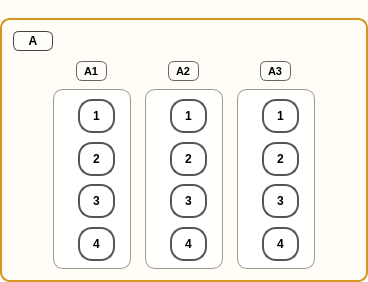
                          <widget class="QGroupBox" name="groupZoneA">
                           <property name="sizePolicy">
                            <sizepolicy hsizetype="Expanding" vsizetype="Preferred">
                             <horstretch>0</horstretch>
                             <verstretch>0</verstretch>
                            </sizepolicy>
                           </property>
                           <property name="styleSheet">
                            <string>QGroupBox{border:2px solid #d29922;border-radius:10px;margin-top:18px;background:#fffdf5;}QGroupBox::title{subcontrol-origin:margin;left:12px;top:6px;padding:0 6px;font-weight:700;}</string>
                           </property>
                           <property name="text" stdset="0">
                            <string>냉동고 A</string>
                           </property>
                           <layout class="QVBoxLayout" name="vboxZoneA">
                            <property name="spacing">
                             <number>10</number>
                            </property>
                            <item>
                             <widget class="QLabel" name="labelZone_A">
                              <property name="sizePolicy">
                               <sizepolicy hsizetype="Fixed" vsizetype="Fixed">
                                <horstretch>0</horstretch>
                                <verstretch>0</verstretch>
                               </sizepolicy>
                              </property>
                              <property name="minimumSize">
                               <size>
                                <width>24</width>
                                <height>20</height>
                               </size>
                              </property>
                              <property name="maximumSize">
                               <size>
                                <width>40</width>
                                <height>22</height>
                               </size>
                              </property>
                              <property name="styleSheet">
                               <string>QLabel{border:1px solid #444;border-radius:6px;padding:2px 6px;font-weight:700;font-size:12px;background:rgba(255,255,255,0.6);}</string>
                              </property>
                              <property name="text">
                               <string>A</string>
                              </property>
                              <property name="alignment">
                               <set>Qt::AlignCenter</set>
                              </property>
                             </widget>
                            </item>
                            <item>
                             <layout class="QHBoxLayout" name="hboxZoneA">
                              <property name="spacing">
                               <number>14</number>
                              </property>
                              <item>
                               <spacer name="hboxZoneA_spacer_left">
                                <property name="orientation">
                                 <enum>Qt::Horizontal</enum>
                                </property>
                                <property name="sizeType">
                                 <enum>QSizePolicy::Expanding</enum>
                                </property>
                                <property name="sizeHint" stdset="0">
                                 <size>
                                  <width>40</width>
                                  <height>20</height>
                                 </size>
                                </property>
                               </spacer>
                              </item>
                              <item>
                               <layout class="QVBoxLayout" name="vbox_container_A_a1">
                                <property name="spacing">
                                 <number>8</number>
                                </property>
                                <item alignment="Qt::AlignHCenter">
                                 <widget class="QLabel" name="labelRack_A1">
                                  <property name="sizePolicy">
                                   <sizepolicy hsizetype="Fixed" vsizetype="Fixed">
                                    <horstretch>0</horstretch>
                                    <verstretch>0</verstretch>
                                   </sizepolicy>
                                  </property>
                                  <property name="minimumSize">
                                   <size>
                                    <width>28</width>
                                    <height>20</height>
                                   </size>
                                  </property>
                                  <property name="maximumSize">
                                   <size>
                                    <width>40</width>
                                    <height>22</height>
                                   </size>
                                  </property>
                                  <property name="styleSheet">
                                   <string notr="true">QLabel{border:1px solid #666;border-radius:6px;padding:2px 4px;font-weight:700;font-size:11px;background:rgba(255,255,255,0.6);}</string>
                                  </property>
                                  <property name="text">
                                   <string>A1</string>
                                  </property>
                                 </widget>
                                </item>
                                <item alignment="Qt::AlignHCenter">
                                 <widget class="QFrame" name="frame_A_a1">
                                  <property name="sizePolicy">
                                   <sizepolicy hsizetype="Fixed" vsizetype="Fixed">
                                    <horstretch>0</horstretch>
                                    <verstretch>0</verstretch>
                                   </sizepolicy>
                                  </property>
                                  <property name="minimumSize">
                                   <size>
                                    <width>78</width>
                                    <height>180</height>
                                   </size>
                                  </property>
                                  <property name="maximumSize">
                                   <size>
                                    <width>90</width>
                                    <height>180</height>
                                   </size>
                                  </property>
                                  <property name="styleSheet">
                                   <string notr="true">QFrame{border:1px solid #999;border-radius:10px;background:rgba(255,255,255,0.8);padding-left:15px;}</string>
                                  </property>
                                  <property name="frameShape">
                                   <enum>QFrame::NoFrame</enum>
                                  </property>
                                  <layout class="QVBoxLayout" name="verticalLayout_7">
                                   <property name="spacing">
                                    <number>10</number>
                                   </property>
                                   <item>
                                    <widget class="QToolButton" name="tube_A_a1_t1">
                                     <property name="minimumSize">
                                      <size>
                                       <width>34</width>
                                       <height>34</height>
                                      </size>
                                     </property>
                                     <property name="styleSheet">
                                      <string>QToolButton{border:2px solid #555;border-radius:14px;min-width:30px;min-height:30px;font-weight:700;}QToolButton:hover{border-color:#111;}QToolButton:checked{background:#2d89ef;color:#fff;}</string>
                                     </property>
                                     <property name="text">
                                      <string>1</string>
                                     </property>
                                     <property name="checkable">
                                      <bool>true</bool>
                                     </property>
                                     <property name="autoExclusive">
                                      <bool>false</bool>
                                     </property>
                                    </widget>
                                   </item>
                                   <item>
                                    <widget class="QToolButton" name="tube_A_a1_t2">
                                     <property name="minimumSize">
                                      <size>
                                       <width>34</width>
                                       <height>34</height>
                                      </size>
                                     </property>
                                     <property name="styleSheet">
                                      <string>QToolButton{border:2px solid #555;border-radius:14px;min-width:30px;min-height:30px;font-weight:700;}QToolButton:hover{border-color:#111;}QToolButton:checked{background:#2d89ef;color:#fff;}</string>
                                     </property>
                                     <property name="text">
                                      <string>2</string>
                                     </property>
                                     <property name="checkable">
                                      <bool>true</bool>
                                     </property>
                                     <property name="autoExclusive">
                                      <bool>false</bool>
                                     </property>
                                    </widget>
                                   </item>
                                   <item>
                                    <widget class="QToolButton" name="tube_A_a1_t3">
                                     <property name="minimumSize">
                                      <size>
                                       <width>34</width>
                                       <height>34</height>
                                      </size>
                                     </property>
                                     <property name="styleSheet">
                                      <string>QToolButton{border:2px solid #555;border-radius:14px;min-width:30px;min-height:30px;font-weight:700;}QToolButton:hover{border-color:#111;}QToolButton:checked{background:#2d89ef;color:#fff;}</string>
                                     </property>
                                     <property name="text">
                                      <string>3</string>
                                     </property>
                                     <property name="checkable">
                                      <bool>true</bool>
                                     </property>
                                     <property name="autoExclusive">
                                      <bool>false</bool>
                                     </property>
                                    </widget>
                                   </item>
                                   <item>
                                    <widget class="QToolButton" name="tube_A_a1_t4">
                                     <property name="minimumSize">
                                      <size>
                                       <width>34</width>
                                       <height>34</height>
                                      </size>
                                     </property>
                                     <property name="styleSheet">
                                      <string>QToolButton{border:2px solid #555;border-radius:14px;min-width:30px;min-height:30px;font-weight:700;}QToolButton:hover{border-color:#111;}QToolButton:checked{background:#2d89ef;color:#fff;}</string>
                                     </property>
                                     <property name="text">
                                      <string>4</string>
                                     </property>
                                     <property name="checkable">
                                      <bool>true</bool>
                                     </property>
                                     <property name="autoExclusive">
                                      <bool>false</bool>
                                     </property>
                                    </widget>
                                   </item>
                                  </layout>
                                 </widget>
                                </item>
                               </layout>
                              </item>
                              <item>
                               <layout class="QVBoxLayout" name="vbox_container_A_a2">
                                <property name="spacing">
                                 <number>8</number>
                                </property>
                                <item alignment="Qt::AlignHCenter">
                                 <widget class="QLabel" name="labelRack_A2">
                                  <property name="sizePolicy">
                                   <sizepolicy hsizetype="Fixed" vsizetype="Fixed">
                                    <horstretch>0</horstretch>
                                    <verstretch>0</verstretch>
                                   </sizepolicy>
                                  </property>
                                  <property name="minimumSize">
                                   <size>
                                    <width>28</width>
                                    <height>20</height>
                                   </size>
                                  </property>
                                  <property name="maximumSize">
                                   <size>
                                    <width>40</width>
                                    <height>22</height>
                                   </size>
                                  </property>
                                  <property name="styleSheet">
                                   <string>QLabel{border:1px solid #666;border-radius:6px;padding:2px 4px;font-weight:700;font-size:11px;background:rgba(255,255,255,0.6);}</string>
                                  </property>
                                  <property name="text">
                                   <string>A2</string>
                                  </property>
                                 </widget>
                                </item>
                                <item alignment="Qt::AlignHCenter">
                                 <widget class="QFrame" name="frame_A_a2">
                                  <property name="sizePolicy">
                                   <sizepolicy hsizetype="Fixed" vsizetype="Fixed">
                                    <horstretch>0</horstretch>
                                    <verstretch>0</verstretch>
                                   </sizepolicy>
                                  </property>
                                  <property name="minimumSize">
                                   <size>
                                    <width>78</width>
                                    <height>180</height>
                                   </size>
                                  </property>
                                  <property name="maximumSize">
                                   <size>
                                    <width>90</width>
                                    <height>180</height>
                                   </size>
                                  </property>
                                  <property name="styleSheet">
                                   <string notr="true">QFrame{border:1px solid #999;border-radius:10px;background:rgba(255,255,255,0.8);padding-left:15px;}</string>
                                  </property>
                                  <property name="frameShape">
                                   <enum>QFrame::NoFrame</enum>
                                  </property>
                                  <layout class="QVBoxLayout" name="vbox_frame_A_a2">
                                   <property name="spacing">
                                    <number>10</number>
                                   </property>
                                   <item>
                                    <widget class="QToolButton" name="tube_A_a2_t1">
                                     <property name="minimumSize">
                                      <size>
                                       <width>34</width>
                                       <height>34</height>
                                      </size>
                                     </property>
                                     <property name="styleSheet">
                                      <string>QToolButton{border:2px solid #555;border-radius:14px;min-width:30px;min-height:30px;font-weight:700;}QToolButton:hover{border-color:#111;}QToolButton:checked{background:#2d89ef;color:#fff;}</string>
                                     </property>
                                     <property name="text">
                                      <string>1</string>
                                     </property>
                                     <property name="checkable">
                                      <bool>true</bool>
                                     </property>
                                     <property name="autoExclusive">
                                      <bool>false</bool>
                                     </property>
                                    </widget>
                                   </item>
                                   <item>
                                    <widget class="QToolButton" name="tube_A_a2_t2">
                                     <property name="minimumSize">
                                      <size>
                                       <width>34</width>
                                       <height>34</height>
                                      </size>
                                     </property>
                                     <property name="styleSheet">
                                      <string>QToolButton{border:2px solid #555;border-radius:14px;min-width:30px;min-height:30px;font-weight:700;}QToolButton:hover{border-color:#111;}QToolButton:checked{background:#2d89ef;color:#fff;}</string>
                                     </property>
                                     <property name="text">
                                      <string>2</string>
                                     </property>
                                     <property name="checkable">
                                      <bool>true</bool>
                                     </property>
                                     <property name="autoExclusive">
                                      <bool>false</bool>
                                     </property>
                                    </widget>
                                   </item>
                                   <item>
                                    <widget class="QToolButton" name="tube_A_a2_t3">
                                     <property name="minimumSize">
                                      <size>
                                       <width>34</width>
                                       <height>34</height>
                                      </size>
                                     </property>
                                     <property name="styleSheet">
                                      <string>QToolButton{border:2px solid #555;border-radius:14px;min-width:30px;min-height:30px;font-weight:700;}QToolButton:hover{border-color:#111;}QToolButton:checked{background:#2d89ef;color:#fff;}</string>
                                     </property>
                                     <property name="text">
                                      <string>3</string>
                                     </property>
                                     <property name="checkable">
                                      <bool>true</bool>
                                     </property>
                                     <property name="autoExclusive">
                                      <bool>false</bool>
                                     </property>
                                    </widget>
                                   </item>
                                   <item>
                                    <widget class="QToolButton" name="tube_A_a2_t4">
                                     <property name="minimumSize">
                                      <size>
                                       <width>34</width>
                                       <height>34</height>
                                      </size>
                                     </property>
                                     <property name="styleSheet">
                                      <string>QToolButton{border:2px solid #555;border-radius:14px;min-width:30px;min-height:30px;font-weight:700;}QToolButton:hover{border-color:#111;}QToolButton:checked{background:#2d89ef;color:#fff;}</string>
                                     </property>
                                     <property name="text">
                                      <string>4</string>
                                     </property>
                                     <property name="checkable">
                                      <bool>true</bool>
                                     </property>
                                     <property name="autoExclusive">
                                      <bool>false</bool>
                                     </property>
                                    </widget>
                                   </item>
                                  </layout>
                                 </widget>
                                </item>
                               </layout>
                              </item>
                              <item>
                               <layout class="QVBoxLayout" name="vbox_container_A_a3">
                                <property name="spacing">
                                 <number>8</number>
                                </property>
                                <item alignment="Qt::AlignHCenter">
                                 <widget class="QLabel" name="labelRack_A3">
                                  <property name="sizePolicy">
                                   <sizepolicy hsizetype="Fixed" vsizetype="Fixed">
                                    <horstretch>0</horstretch>
                                    <verstretch>0</verstretch>
                                   </sizepolicy>
                                  </property>
                                  <property name="minimumSize">
                                   <size>
                                    <width>28</width>
                                    <height>20</height>
                                   </size>
                                  </property>
                                  <property name="maximumSize">
                                   <size>
                                    <width>40</width>
                                    <height>22</height>
                                   </size>
                                  </property>
                                  <property name="styleSheet">
                                   <string>QLabel{border:1px solid #666;border-radius:6px;padding:2px 4px;font-weight:700;font-size:11px;background:rgba(255,255,255,0.6);}</string>
                                  </property>
                                  <property name="text">
                                   <string>A3</string>
                                  </property>
                                 </widget>
                                </item>
                                <item alignment="Qt::AlignHCenter">
                                 <widget class="QFrame" name="frame_A_a3">
                                  <property name="sizePolicy">
                                   <sizepolicy hsizetype="Fixed" vsizetype="Fixed">
                                    <horstretch>0</horstretch>
                                    <verstretch>0</verstretch>
                                   </sizepolicy>
                                  </property>
                                  <property name="minimumSize">
                                   <size>
                                    <width>78</width>
                                    <height>180</height>
                                   </size>
                                  </property>
                                  <property name="maximumSize">
                                   <size>
                                    <width>90</width>
                                    <height>180</height>
                                   </size>
                                  </property>
                                  <property name="styleSheet">
                                   <string notr="true">QFrame{border:1px solid #999;border-radius:10px;background:rgba(255,255,255,0.8);padding-left:15px;}</string>
                                  </property>
                                  <property name="frameShape">
                                   <enum>QFrame::NoFrame</enum>
                                  </property>
                                  <layout class="QVBoxLayout" name="vbox_frame_A_a3">
                                   <property name="spacing">
                                    <number>10</number>
                                   </property>
                                   <item>
                                    <widget class="QToolButton" name="tube_A_a3_t1">
                                     <property name="minimumSize">
                                      <size>
                                       <width>34</width>
                                       <height>34</height>
                                      </size>
                                     </property>
                                     <property name="styleSheet">
                                      <string>QToolButton{border:2px solid #555;border-radius:14px;min-width:30px;min-height:30px;font-weight:700;}QToolButton:hover{border-color:#111;}QToolButton:checked{background:#2d89ef;color:#fff;}</string>
                                     </property>
                                     <property name="text">
                                      <string>1</string>
                                     </property>
                                     <property name="checkable">
                                      <bool>true</bool>
                                     </property>
                                     <property name="autoExclusive">
                                      <bool>false</bool>
                                     </property>
                                    </widget>
                                   </item>
                                   <item>
                                    <widget class="QToolButton" name="tube_A_a3_t2">
                                     <property name="minimumSize">
                                      <size>
                                       <width>34</width>
                                       <height>34</height>
                                      </size>
                                     </property>
                                     <property name="styleSheet">
                                      <string>QToolButton{border:2px solid #555;border-radius:14px;min-width:30px;min-height:30px;font-weight:700;}QToolButton:hover{border-color:#111;}QToolButton:checked{background:#2d89ef;color:#fff;}</string>
                                     </property>
                                     <property name="text">
                                      <string>2</string>
                                     </property>
                                     <property name="checkable">
                                      <bool>true</bool>
                                     </property>
                                     <property name="autoExclusive">
                                      <bool>false</bool>
                                     </property>
                                    </widget>
                                   </item>
                                   <item>
                                    <widget class="QToolButton" name="tube_A_a3_t3">
                                     <property name="minimumSize">
                                      <size>
                                       <width>34</width>
                                       <height>34</height>
                                      </size>
                                     </property>
                                     <property name="styleSheet">
                                      <string>QToolButton{border:2px solid #555;border-radius:14px;min-width:30px;min-height:30px;font-weight:700;}QToolButton:hover{border-color:#111;}QToolButton:checked{background:#2d89ef;color:#fff;}</string>
                                     </property>
                                     <property name="text">
                                      <string>3</string>
                                     </property>
                                     <property name="checkable">
                                      <bool>true</bool>
                                     </property>
                                     <property name="autoExclusive">
                                      <bool>false</bool>
                                     </property>
                                    </widget>
                                   </item>
                                   <item>
                                    <widget class="QToolButton" name="tube_A_a3_t4">
                                     <property name="minimumSize">
                                      <size>
                                       <width>34</width>
                                       <height>34</height>
                                      </size>
                                     </property>
                                     <property name="styleSheet">
                                      <string>QToolButton{border:2px solid #555;border-radius:14px;min-width:30px;min-height:30px;font-weight:700;}QToolButton:hover{border-color:#111;}QToolButton:checked{background:#2d89ef;color:#fff;}</string>
                                     </property>
                                     <property name="text">
                                      <string>4</string>
                                     </property>
                                     <property name="checkable">
                                      <bool>true</bool>
                                     </property>
                                     <property name="autoExclusive">
                                      <bool>false</bool>
                                     </property>
                                    </widget>
                                   </item>
                                  </layout>
                                 </widget>
                                </item>
                               </layout>
                              </item>
                              <item>
                               <spacer name="hboxZoneA_spacer_right">
                                <property name="orientation">
                                 <enum>Qt::Horizontal</enum>
                                </property>
                                <property name="sizeType">
                                 <enum>QSizePolicy::Expanding</enum>
                                </property>
                                <property name="sizeHint" stdset="0">
                                 <size>
                                  <width>40</width>
                                  <height>20</height>
                                 </size>
                                </property>
                               </spacer>
                              </item>
                             </layout>
                            </item>
                           </layout>
                          </widget>
